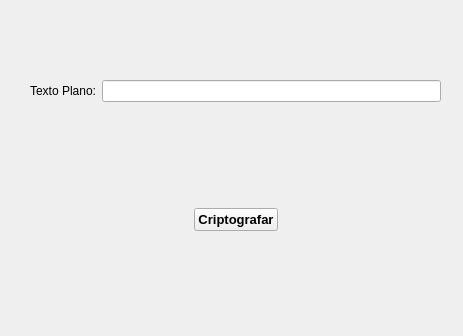
<?xml version="1.0" encoding="UTF-8"?>
<ui version="4.0">
 <class>MainWindow</class>
 <widget class="QMainWindow" name="MainWindow">
  <property name="geometry">
   <rect>
    <x>0</x>
    <y>0</y>
    <width>463</width>
    <height>336</height>
   </rect>
  </property>
  <property name="minimumSize">
   <size>
    <width>463</width>
    <height>336</height>
   </size>
  </property>
  <property name="maximumSize">
   <size>
    <width>463</width>
    <height>336</height>
   </size>
  </property>
  <property name="windowTitle">
   <string>Hash de Senha</string>
  </property>
  <widget class="QWidget" name="centralwidget">
   <widget class="QWidget" name="">
    <property name="geometry">
     <rect>
      <x>30</x>
      <y>80</y>
      <width>411</width>
      <height>151</height>
     </rect>
    </property>
    <layout class="QVBoxLayout" name="verticalLayout">
     <item>
      <layout class="QHBoxLayout" name="horizontalLayout_2">
       <item>
        <widget class="QLabel" name="label">
         <property name="text">
          <string>Texto Plano:</string>
         </property>
        </widget>
       </item>
       <item>
        <widget class="QLineEdit" name="txtSenha"/>
       </item>
      </layout>
     </item>
     <item>
      <spacer name="verticalSpacer">
       <property name="orientation">
        <enum>Qt::Vertical</enum>
       </property>
       <property name="sizeHint" stdset="0">
        <size>
         <width>20</width>
         <height>40</height>
        </size>
       </property>
      </spacer>
     </item>
     <item>
      <layout class="QHBoxLayout" name="horizontalLayout">
       <item>
        <spacer name="horizontalSpacer_2">
         <property name="orientation">
          <enum>Qt::Horizontal</enum>
         </property>
         <property name="sizeHint" stdset="0">
          <size>
           <width>40</width>
           <height>20</height>
          </size>
         </property>
        </spacer>
       </item>
       <item>
        <widget class="QPushButton" name="btnCrip">
         <property name="font">
          <font>
           <pointsize>10</pointsize>
           <bold>true</bold>
          </font>
         </property>
         <property name="text">
          <string>Criptografar</string>
         </property>
        </widget>
       </item>
       <item>
        <spacer name="horizontalSpacer_3">
         <property name="orientation">
          <enum>Qt::Horizontal</enum>
         </property>
         <property name="sizeHint" stdset="0">
          <size>
           <width>40</width>
           <height>20</height>
          </size>
         </property>
        </spacer>
       </item>
      </layout>
     </item>
    </layout>
   </widget>
  </widget>
 </widget>
 <resources/>
 <connections/>
</ui>
